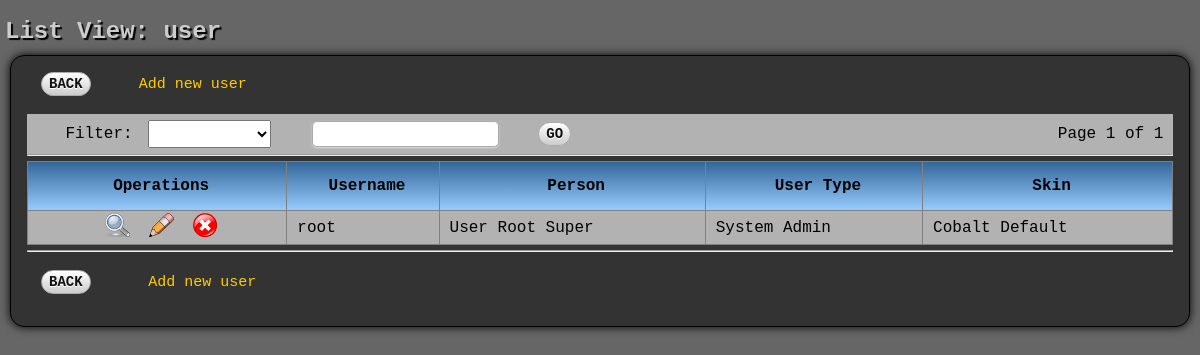
The app's page /htdocs/ITrack/sysadmin/listview_user.php (signed in) with its own data.
### tables this page shows
CREATE TABLE IF NOT EXISTS `user` (
  `username` varchar(255) NOT NULL,
  `password` varchar(255) NOT NULL,
  `salt` varchar(255) NOT NULL,
  `iteration` int(11) NOT NULL,
  `method` varchar(255) NOT NULL,
  `person_id` int(11) NOT NULL,
  `user_type_id` int(11) NOT NULL,
  `skin_id` int(11) NOT NULL,
  PRIMARY KEY (`username`)
);

### htdocs/ITrack/core/cobalt_core.php (called while the page is built, shortened)
<?php
function init_cobalt($required_passport=null)
{
    require_once 'data_abstraction_class.php';
    require_once 'html_class.php';
}
function check_link($Link, $user='')
{
    if($user=='') $user = $_SESSION['user'];
    $in_passport=FALSE;
    $data_con = new data_abstraction;
    $data_con->set_fields('link_id, status');
    $data_con->set_table('user_links');
    $data_con->set_where("Name='$Link'");
    if($result = $data_con->make_query())
    {
        $data = $result->fetch_assoc();
        if(is_array($data)) extract($data);
    }
    else die("The query failed while attempting to check the passport: " . $data_con->error);
    if($status=='On')
    {
        $data_con = new data_abstraction;
        $data_con->set_fields('link_id');
        $data_con->set_table('user_passport');
        $data_con->set_where("username='$user' AND link_id='$link_id'");
        if($data_con->make_query())
        {
            $numrows = $data_con->num_rows;
        }
        else die("Failed checking $link_id in passport of $user" . $data_con->error);
        if ($numrows==1) $in_passport=TRUE;
    }
    return $in_passport;
}

### htdocs/ITrack/core/data_abstraction_class.php (called while the page is built, shortened)
<?php
class data_abstraction
{
    var $mysqli='';
    var $db_host='localhost';
    var $db_user='root';
    var $db_pass='';
    var $db_use='itrack';
    var $query='';
    var $connection_exists=FALSE;
    var $tables='';
    var $selected_fields='';
    var $values='';
    var $where_clause='';
    var $limit_clause='';
    var $query_type='SELECT';
    function close_db()
    {
        if($this->mysqli)
        {
            $this->connection_exists = FALSE;
        }
    }
    function connect_db()
    {
        $this->mysqli = new mysqli($this->db_host,$this->db_user,$this->db_pass,$this->db_use);
        $this->connection_exists = TRUE;
        return $this->mysqli;
    }
    function execute_query($query='')
    {
        if($this->connection_exists == FALSE)
        {
            $this->mysqli = $this->connect_DB();
            $this->mysqli->real_query("SET NAMES 'utf8'");
        }
        $this->mysqli->real_query($this->query) or error_handler('Database error.',$this->mysqli->error);
        if($this->query_type == "SELECT")
        {
            $result = $this->mysqli->store_result();
            $this->num_rows = $result->num_rows;
            return $result;
        }
        elseif($this->query_type == "INSERT")
        {
            $this->auto_id = $this->mysqli->insert_id;
            $this->error = $this->mysqli->error;
        }
        else
        {
            $this->affected_rows = $this->mysqli->affected_rows;
        }
    }
    function make_query($execute=TRUE, $log=TRUE)
    {
        $this->query_type = strtoupper($this->query_type);
        $this->query = $this->query_type . ' ';
        switch($this->query_type)
        {
            case "SELECT":	$this->query .=  $this->selected_fields . ' FROM ' . $this->tables;
                            if($this->where_clause != '') $this->query .= ' WHERE ' . $this->where_clause;
                          	if($this->limit_clause != '') $this->query .= ' LIMIT ' . $this->limit_clause;
                            break;
            case "INSERT":	$this->query .= 'INTO ' . $this->tables . '(' .  $this->selected_fields . ') VALUES(' . $this->values . ')';
                            break;
        }
        if($execute)
        {
            $result = $this->execute_query();
        }
        return $result;
    }
    function set_fields($new_fields)
    {
         $this->selected_fields = $new_fields;
    }
    function set_limit($offset, $limit)
    {
        $this->limit_clause = $offset . ', ' . $limit;
    }
    function set_query_type($new_query_type)
    {
        $this->query_type = $new_query_type;
    }
    function set_table($new_table)
    {
        $this->tables = $new_table;
    }
    function set_values($new_values)
    {
        $this->values = $new_values;
    }
    function set_where($new_where_clause)
    {
        $this->where_clause = $new_where_clause;
    }
}
?>

### htdocs/ITrack/core/subclasses/user_dd.php (called while the page is built, shortened)
<?php
class user_dd
{
    static function load_dictionary()
    {
        return $fields;
    }
    static function load_relationships()
    {
        $relations = array('1'=>array('type'=>'1-1',
                                      'table'=>'person',
                                      'link_parent'=>'person_id',
                                      'link_child'=>'person_id',
                                      'link_subtext'=>array('last_name','first_name','middle_name'),
                                      'where_clause'=>''),
                           '2'=>array('type'=>'1-1',
                                      'table'=>'user_types',
                                      'link_parent'=>'user_type_id',
                                      'link_child'=>'user_type_id',
                                      'link_subtext'=>array('user_type'),
                                      'where_clause'=>''),
                           '3'=>array('type'=>'1-1',
                                      'table'=>'system_skins',
                                      'link_parent'=>'skin_id',
                                      'link_child'=>'skin_id',
                                      'link_subtext'=>array('skin_name'),
                                      'where_clause'=>'')
                           );
        return $relations;
    }
    static function load_subclass_info()
    {
        $subclasses = array('html_file'=>'user_html.php',
                            'html_class'=>'user_html',
                            'data_file'=>'user.php',
                            'data_class'=>'user');
        return $subclasses;
    }
}

### htdocs/ITrack/core/paged_result_class.php (called while the page is built, shortened)
<?php
class paged_result
{
    var $total_pages=0;
    var $current_page=0;
    function paged_result($total_records, $results_per_page)
    {
        $this->total_pages = ceil($total_records / $results_per_page);
    }
    function draw_paged_result($javascript='')
    {
        $this->html_output = '';
        if($this->total_pages > 1)
        {
            $this->html_output .= "Page " . $this->current_page . " of " . $this->total_pages
                    . " | Go to page: <input type=text name=\"result_pager\" value='$Result_Pager' size=2 class='textboxPager' $javascript>"
                    . " &nbsp; <input type=submit name='pager_submit' value='GO' class='buttonPager'>"
                    . "<input type=hidden name=current_page value='" . $this->current_page . "'>";
        }
        else
        {
            $this->html_output = "Page " . $this->current_page . " of " . $this->total_pages . '&nbsp;';
        }
        return $this->html_output;
    }
    function get_page_data($new_page, $current_page)
    {
        if($new_page < 1)
        {
            if($current_page < 1) $new_page = 1;
            else $new_page = $current_page;
        }
        elseif($new_page > $this->total_pages) $new_page = $this->total_pages;
        $this->current_page = $new_page;
    }
}
?>

### htdocs/ITrack/sysadmin/listview_user.php (the view, shortened to what this page needs)
<?php
$html = new user_html;
$html->get_listview_fields();
$lst_fields = $html->lst_fields;
$arr_fields = $html->arr_fields;
$arr_field_labels = $html->arr_field_labels;
$data_con = new user;
$data_con->get_join_clause();
$data_con->set_table($data_con->join_clause);
$data_con->set_fields($lst_fields);
$data_con->make_query();
$total_records = $data_con->num_rows;
require_once 'paged_result_class.php';
$results_per_page = 50;
$pager = new paged_result($total_records, $results_per_page);
$pager->get_page_data($result_pager, $current_page);
$current_page = $pager->current_page;
$data_con->set_limit($pager->offset, $pager->records_per_page);
?>
<fieldset class="container">
<table width="100%" border="0" cellpadding="0" cellspacing="0">
<tr>
    <td align="left" colspan="2">
    <?php
    if(check_link('Add user')) echo "&nbsp; &nbsp; <a href='add_user.php?filter_field_used=$enc_filter_field&filter_used=$enc_filter&page_from=$current_page'>Add new user</a>";
    ?>
    <br><br>
    </td>
</tr>
<tr class="listRowEven">
    <td align="left">
    &nbsp; &nbsp; Filter:
    </td>
    <td align=right>
    <?php echo $pager->draw_paged_result('onKeyPress="submitenter(this,event)"'); ?>
    </td>
</tr>
<tr>
    <td colspan="2">
    <hr>
    </td>
</tr>
</table>
<table border=1 width=100% class="listView">
<tr class="listRowHead">
    <td class="oper_col">Operations</td>
    <?php
    foreach($arr_field_labels as $label)
    {
        echo '<td>' . $label . '</td>';
    }
    ?>
</tr>
<?php
    if($result = $data_con->make_query())
    {
        while($row = $result->fetch_assoc())
        {
            if($a%2 == 0) $class = 'listRowEven';
            else $class = 'listRowOdd';
            $a++;
            extract($row);
            echo "<tr class=$class><td align='center'><a href='detailview_user.php?filter_field_used=$enc_filter_field&filter_used=$enc_filter&page_from=$current_page&username=$username'><img src='../images/view.png' alt='View' title='View'></a>";
            if(check_link('Edit user')) echo "&nbsp;&nbsp;<a href='edit_user.php?filter_field_used=$enc_filter_field&filter_used=$enc_filter&page_from=$current_page&username=$username'><img src='../images/edit.png' alt='Edit' title='Edit'></a>";
            if(check_link('Delete user')) echo "&nbsp;&nbsp;<a href='delete_user.php?filter_field_used=$enc_filter_field&filter_used=$enc_filter&page_from=$current_page&username=$username'><img src='../images/delete.png' alt='Delete' title='Delete'></a>";
            echo '</td>';
            foreach($arr_fields as $field)
            {
                if(is_array($field))
                {
                    echo '<td class="listCell">';
                    foreach($field as $subtext)
                    {
                        echo htmlentities($$subtext, ENT_QUOTES) . ' ';
                    }
                    echo '</td>';
                }
                else
                {
                    echo '<td class="listCell">' . htmlentities($$field, ENT_QUOTES) . '</td>';
                }
            }
            echo "</tr>\n";
        }
    }
    else error_handler('Encountered an error while retrieving records.', $data_con->error);
?>
</table>
<table border="0" width="100%">
<tr>
    <td colspan="2"><hr><br></td>
</tr>
</table>
<?php
if(check_link('Add user')) echo "&nbsp; &nbsp; &nbsp;<a href='add_user.php?filter_field_used=$enc_filter_field&filter_used=$enc_filter&page_from=$current_page'>Add new user</a>";
echo '</fieldset>';

### htdocs/ITrack/css/cobalt.css (style rules this page uses)
* { padding: 0; margin: 0; }
a:link { font-size: 15px; font-family: "Calibri", "Courier New", monospace, sans, verdana, Arial, Helvetica, sans-serif; text-decoration:none; color: #ffcc00; }
body { background-color: #666666; font-family: "Calibri", "Courier New", monospace, sans, verdana; font-size: 16px; margin-right: 0px; margin-left: 0px; margin-top: 0px; margin-bottom: 0px; text-align: left; }
fieldset { border-radius: 4px; -moz-border-radius: 4px; -webkit-border-radius: 4px; background: #eee; }
fieldset.container { border-radius: 14px; -moz-border-radius: 14px; -webkit-border-radius: 14px; background: #333; border: #000 solid 1px; margin: 10px; padding-top: 1em; padding-left: 1em; padding-right: 1em; padding-bottom: 2em; -moz-box-shadow: 0px 0px 10px #000; -webkit-box-shadow: 0px 0px 10px #000; box-shadow: 0px 0px 10px #000; }
img { border-style: none; }
.listRowEven { background-color: #b2b2b2; }
.listRowHead { background-color: #336699; font-weight: bold; text-align: center; background: -webkit-gradient(linear, left top, left bottom, from(#336699), to(#99ccff)); background: -moz-linear-gradient(top, #336699, #5C85AD); background: -o-linear-gradient(top, #336699, #99ccff); }
table { border-collapse: collapse; }
table.listView { margin-top: 5px; margin-bottom: 5px; }
table.listView td { padding: 2px; padding-left: 10px; }
table.listView tr[class=listRowHead] td { padding-top: 15px; padding-bottom: 15px; padding-left: 10px; }
td.oper_col { min-width: 140px; text-align: center; }

### records on screen
user: field "root", subtext "User", subtext "Root", subtext "Super", subtext "System Admin", subtext "Cobalt Default"

### other values on screen
$title "List View: user"
$pager->draw_paged_result('onKeyPress="submitenter(this,event)"') "Page 1 of 1"
$label "Username"
$label "Person"
$label "User Type"
$label "Skin"
